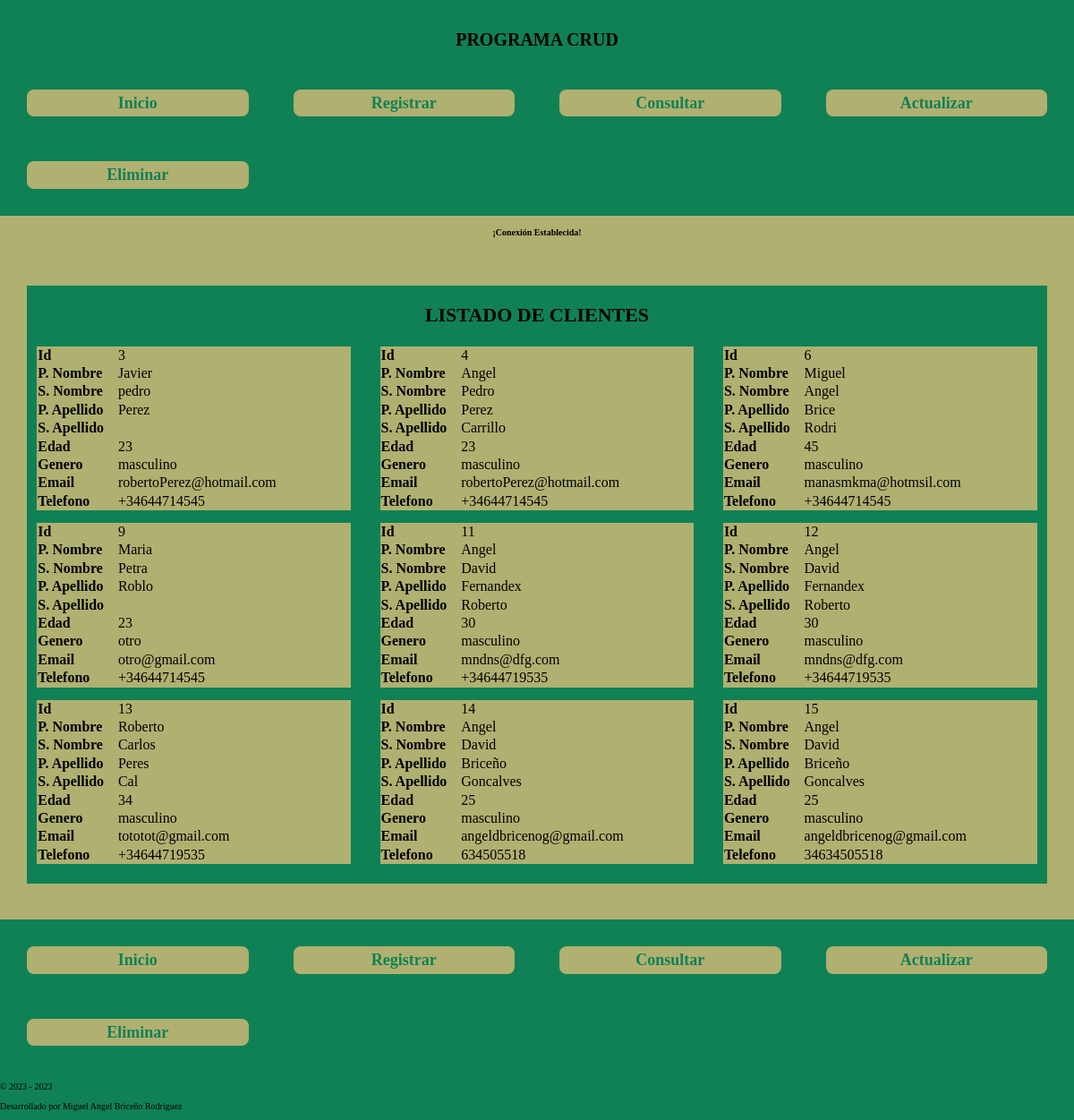
/FeedbackMiguel/index.php, run on the app's committed database.
### tables this page shows
CREATE TABLE `clientes` (
  `id` int NOT NULL,
  `primerNombre` varchar(45) NOT NULL,
  `segundoNombre` varchar(45) DEFAULT NULL,
  `primerApellido` varchar(45) NOT NULL,
  `segundoApellido` varchar(45) DEFAULT NULL,
  `edad` int NOT NULL,
  `genero` varchar(20) NOT NULL,
  `email` varchar(45) NOT NULL,
  `telefono` varchar(13) NOT NULL
);

### FeedbackMiguel/index.php (the view)
<?php
    require 'require/conexion.php';
    require 'include/header.php';
?>
        <?php if($resultado) echo '<h4>¡Conexión Establecida!</h4>'; ?>
        <section class="listado">
        <h2>Listado de Clientes</h2>
        <div class='tabla'>
<?php
            try{
                    $sentencia = $conexion->prepare("SELECT * FROM clientes");
                    $sentencia->execute();
                    $listados = $sentencia->fetchAll(PDO::FETCH_ASSOC);
         foreach($listados as $listado):?>
            <table>
                <tr>
                <th>Id</th>
                <td><?php echo $listado['id'] ?></td>
                </tr>
                <tr>
                <th>P. Nombre</th>
                <td><?php echo $listado['primerNombre'] ?></td>
                </tr>
                <tr>
                <th>S. Nombre</th>
                <td><?php echo $listado['segundoNombre'] ?></td>
                </tr>
                <tr>
                <th>P. Apellido</th>
                <td><?php echo $listado['primerApellido'] ?></td>
                </tr>
                <tr>
                <th>S. Apellido</th>
                <td><?php echo $listado['segundoApellido'] ?></td>
                </tr>
                <tr>
                <th>Edad</th>
                <td><?php echo $listado['edad'] ?></td>
                </tr>
                <tr>
                <th>Genero</th>
                <td><?php echo $listado['genero'] ?></td>
                </tr>
                <tr>
                <th>Email</th>
                <td><?php echo $listado['email'] ?></td>
                </tr>
                <tr>
                <th>Telefono</th>
                <td><?php echo $listado['telefono'] ?></td>
                </tr>
                    </table>
    <?php endforeach;
     }catch(PDOException $e){
        echo "Error en la conexion: ".$e->getMessage();
    }             ?>
        </div>
      </section>
    </div>
<?php
    include 'include/footer.php';
?>

### FeedbackMiguel/include/header.php (shortened to what this page needs)
<!DOCTYPE html>
<html lang="en">
<head>
    <link rel="stylesheet" href="css/misEstilos.css">
    <link rel="stylesheet" href="css/normalize.css">
</head>
<body>
    <div class="contenedor">
        <header class="header">
            <h1>Programa CRUD</h1>
            <div class="contenedor-nav">
                <nav class="nav">
                    <button class="nav-enlaces"><a href="http://localhost/feedback4MiguelBriceno/"=>Inicio</a></button>
                    <button class="nav-enlaces"><a href="http://localhost/feedback4MiguelBriceno/registrar.php">Registrar</a></button>
                    <button class="nav-enlaces"><a href="http://localhost/feedback4MiguelBriceno/consultar.php">Consultar</a></button>
                    <button class="nav-enlaces"><a href="http://localhost/feedback4MiguelBriceno/actualizar.php">Actualizar</a></button>
                    <button class="nav-enlaces"><a href="http://localhost/feedback4MiguelBriceno/eliminar.php">Eliminar</a></button>
                </nav>
            </div>
        </header>

### FeedbackMiguel/include/footer.php
<footer class="footer">
            <div class="contenedor-nav">
                <nav class="nav">
                    <button class="nav-enlaces"><a href="http://localhost/feedback4MiguelBriceno/"=>Inicio</a></button>
                    <button class="nav-enlaces"><a href="http://localhost/feedback4MiguelBriceno/registrar.php">Registrar</a></button>
                    <button class="nav-enlaces"><a href="http://localhost/feedback4MiguelBriceno/consultar.php">Consultar</a></button>
                    <button class="nav-enlaces"><a href="http://localhost/feedback4MiguelBriceno/actualizar.php">Actualizar</a></button>
                    <button class="nav-enlaces"><a href="http://localhost/feedback4MiguelBriceno/eliminar.php">Eliminar</a></button>
                </nav>
            </div>
            <div class="footer-contenido">
                <p>© 2023 - 2023</p>
                <p>Desarrollado por Miguel Angel Briceño Rodriguez</p>
            </div>
        </footer>
</body>
</html>

### FeedbackMiguel/css/misEstilos.css (style rules this page uses)
html { box-sizing: border-box; font-size: 62.5%; }
*,*:before, *:after { box-sizing: inherit; }
body { background: rgb(176, 176, 113); }
.contenedor { display: flex; flex-direction: column; align-items: center; text-align: center; min-height: 100vh; }
.header, .footer { width: 100%; background-color: rgb(16, 129, 84); display: flex; flex-direction: column; justify-content: center; align-content: center; }
.footer { margin-top: auto; }
.contenedor-nav { width:100%; display: flex; flex-direction: row; align-items: center; justify-content: center; justify-items: center; justify-content: space-between; justify-items: center; }
.nav { width: 100%; display: grid; grid-template-columns: repeat(auto-fit, minmax(20rem, 2fr)) ; gap: 5rem; margin:3rem 3rem; }
.nav-enlaces { width: 100%; text-decoration: none; background: rgb(176, 176, 113); border: none; text-decoration: none; border-radius: 8px; padding: .5rem; cursor: pointer; }
h1 { font-size: 3rem; text-transform: uppercase; color: #000; margin-top: 2rem; padding-top: 2rem; }
h2 { font-size: 2.2rem; text-transform: uppercase; color: #000; margin: 2rem; }
a { display: flex; align-items: center; justify-content: center; color: rgb(16, 129, 84); text-decoration: none; font-size: 1.8rem; font-weight: bolder; margin: 0 auto; }
.listado { width:95%; background-color: rgb(16, 129, 84); margin: 4rem auto; }
.tabla { display: grid; grid-template-columns: repeat(auto-fill, minmax(30rem, 1fr)); gap: 1rem; min-width: 95%; margin: 0 auto; border-collapse: collapse; font-size: 1.6rem; }
.tabla:last-child { margin-bottom: 2rem; }
tr { width: 95%; display: flex; flex-direction: row; background-color: rgb(176, 176, 113); margin: 0 auto; }
th { width: 12rem; }
td { width: 100%; }
th, td { text-align: left; }

### data on the page
clientes: id "3", primerNombre "Javier", segundoNombre "pedro", primerApellido "Perez", edad "23", genero "masculino", email "robertoPerez@hotmail.com", telefono "+34644714545"
clientes: id "4", primerNombre "Angel", segundoNombre "Pedro", primerApellido "Perez", segundoApellido "Carrillo", edad "23", genero "masculino", email "robertoPerez@hotmail.com", telefono "+34644714545"
clientes: id "6", primerNombre "Miguel", segundoNombre "Angel", primerApellido "Brice", segundoApellido "Rodri", edad "45", genero "masculino", email "manasmkma@hotmsil.com", telefono "+34644714545"
clientes: id "9", primerNombre "Maria", segundoNombre "Petra", primerApellido "Roblo", edad "23", genero "otro", email "otro@gmail.com", telefono "+34644714545"
clientes: id "11", primerNombre "Angel", segundoNombre "David", primerApellido "Fernandex", segundoApellido "Roberto", edad "30", genero "masculino", email "mndns@dfg.com", telefono "+34644719535"
clientes: id "12", primerNombre "Angel", segundoNombre "David", primerApellido "Fernandex", segundoApellido "Roberto", edad "30", genero "masculino", email "mndns@dfg.com", telefono "+34644719535"
clientes: id "13", primerNombre "Roberto", segundoNombre "Carlos", primerApellido "Peres", segundoApellido "Cal", edad "34", genero "masculino", email "tototot@gmail.com", telefono "+34644719535"
clientes: id "14", primerNombre "Angel", segundoNombre "David", primerApellido "Briceño", segundoApellido "Goncalves", edad "25", genero "masculino", email "angeldbricenog@gmail.com", telefono "634505518"
clientes: id "15", primerNombre "Angel", segundoNombre "David", primerApellido "Briceño", segundoApellido "Goncalves", edad "25", genero "masculino", email "angeldbricenog@gmail.com", telefono "34634505518"
